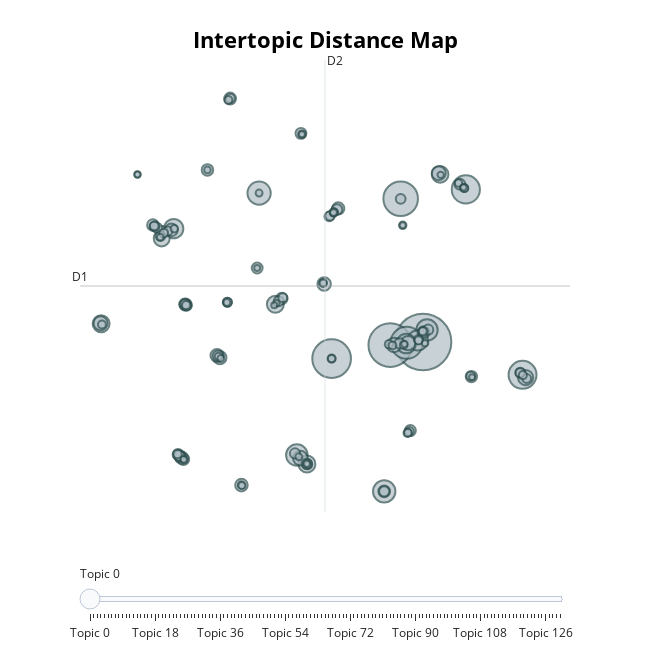

Notebook cell for this chart:
### Code cell
bertopic_model.visualize_topics()

### Figure 1 — Plotly figure (JSON) as saved in the notebook; plotly's stock layout.template omitted (floating-point values rounded to 4 significant figures; data arrays with more than 128 entries replaced by an {"elided": "..."} marker saying what was removed)
{"data": [{"customdata": {"elided": "131x3 mixed values"}, "hovertemplate": "<b>Topic %{customdata[0]}</b><br>%{customdata[1]}<br>Size: %{customdata[2]}", "legendgroup": "", "marker": {"color": "#B0BEC5", "line": {"color": "DarkSlateGrey", "width": 2}, "size": {"elided": "131 int values"}, "sizemode": "area", "sizeref": 0.5431, "symbol": "circle"}, "mode": "markers", "name": "", "orientation": "v", "showlegend": false, "type": "scatter", "x": {"elided": "131 float values"}, "xaxis": "x", "y": {"elided": "131 float values"}, "yaxis": "y"}], "layout": {"annotations": [{"showarrow": false, "text": "D1", "x": -10.82, "y": 5.261, "yshift": 10}, {"showarrow": false, "text": "D2", "x": 5.969, "xshift": 10, "y": 22.76}], "height": 650, "hoverlabel": {"bgcolor": "white", "font": {"family": "Rockwell", "size": 16}}, "legend": {"itemsizing": "constant", "tracegroupgap": 0}, "margin": {"t": 60}, "shapes": [{"line": {"color": "#CFD8DC", "width": 2}, "type": "line", "x0": 5.969, "x1": 5.969, "y0": -12.24, "y1": 22.76}, {"line": {"color": "#9E9E9E", "width": 2}, "type": "line", "x0": -10.82, "x1": 22.76, "y0": 5.261, "y1": 5.261}], "sliders": [{"active": 0, "pad": {"t": 50}, "steps": [{"args": [{"marker.color": {"elided": "1x131 str values"}}], "label": "Topic 0", "method": "update"}, {"args": [{"marker.color": {"elided": "1x131 str values"}}], "label": "Topic 1", "method": "update"}, {"args": [{"marker.color": {"elided": "1x131 str values"}}], "label": "Topic 2", "method": "update"}, {"args": [{"marker.color": {"elided": "1x131 str values"}}], "label": "Topic 3", "method": "update"}, {"args": [{"marker.color": {"elided": "1x131 str values"}}], "label": "Topic 4", "method": "update"}, {"args": [{"marker.color": {"elided": "1x131 str values"}}], "label": "Topic 5", "method": "update"}, {"args": [{"marker.color": {"elided": "1x131 str values"}}], "label": "Topic 6", "method": "update"}, {"args": [{"marker.color": {"elided": "1x131 str values"}}], "label": "Topic 7", "method": "update"}, {"args": [{"marker.color": {"elided": "1x131 str values"}}], "label": "Topic 8", "method": "update"}, {"args": [{"marker.color": {"elided": "1x131 str values"}}], "label": "Topic 9", "method": "update"}, {"args": [{"marker.color": {"elided": "1x131 str values"}}], "label": "Topic 10", "method": "update"}, {"args": [{"marker.color": {"elided": "1x131 str values"}}], "label": "Topic 11", "method": "update"}, {"args": [{"marker.color": {"elided": "1x131 str values"}}], "label": "Topic 12", "method": "update"}, {"args": [{"marker.color": {"elided": "1x131 str values"}}], "label": "Topic 13", "method": "update"}, {"args": [{"marker.color": {"elided": "1x131 str values"}}], "label": "Topic 14", "method": "update"}, {"args": [{"marker.color": {"elided": "1x131 str values"}}], "label": "Topic 15", "method": "update"}, {"args": [{"marker.color": {"elided": "1x131 str values"}}], "label": "Topic 16", "method": "update"}, {"args": [{"marker.color": {"elided": "1x131 str values"}}], "label": "Topic 17", "method": "update"}, {"args": [{"marker.color": {"elided": "1x131 str values"}}], "label": "Topic 18", "method": "update"}, {"args": [{"marker.color": {"elided": "1x131 str values"}}], "label": "Topic 19", "method": "update"}, {"args": [{"marker.color": {"elided": "1x131 str values"}}], "label": "Topic 20", "method": "update"}, {"args": [{"marker.color": {"elided": "1x131 str values"}}], "label": "Topic 21", "method": "update"}, {"args": [{"marker.color": {"elided": "1x131 str values"}}], "label": "Topic 22", "method": "update"}, {"args": [{"marker.color": {"elided": "1x131 str values"}}], "label": "Topic 23", "method": "update"}, {"args": [{"marker.color": {"elided": "1x131 str values"}}], "label": "Topic 24", "method": "update"}, {"args": [{"marker.color": {"elided": "1x131 str values"}}], "label": "Topic 25", "method": "update"}, {"args": [{"marker.color": {"elided": "1x131 str values"}}], "label": "Topic 26", "method": "update"}, {"args": [{"marker.color": {"elided": "1x131 str values"}}], "label": "Topic 27", "method": "update"}, {"args": [{"marker.color": {"elided": "1x131 str values"}}], "label": "Topic 28", "method": "update"}, {"args": [{"marker.color": {"elided": "1x131 str values"}}], "label": "Topic 29", "method": "update"}, {"args": [{"marker.color": {"elided": "1x131 str values"}}], "label": "Topic 30", "method": "update"}, {"args": [{"marker.color": {"elided": "1x131 str values"}}], "label": "Topic 31", "method": "update"}, {"args": [{"marker.color": {"elided": "1x131 str values"}}], "label": "Topic 32", "method": "update"}, {"args": [{"marker.color": {"elided": "1x131 str values"}}], "label": "Topic 33", "method": "update"}, {"args": [{"marker.color": {"elided": "1x131 str values"}}], "label": "Topic 34", "method": "update"}, {"args": [{"marker.color": {"elided": "1x131 str values"}}], "label": "Topic 35", "method": "update"}, {"args": [{"marker.color": {"elided": "1x131 str values"}}], "label": "Topic 36", "method": "update"}, {"args": [{"marker.color": {"elided": "1x131 str values"}}], "label": "Topic 37", "method": "update"}, {"args": [{"marker.color": {"elided": "1x131 str values"}}], "label": "Topic 38", "method": "update"}, {"args": [{"marker.color": {"elided": "1x131 str values"}}], "label": "Topic 39", "method": "update"}, {"args": [{"marker.color": {"elided": "1x131 str values"}}], "label": "Topic 40", "method": "update"}, {"args": [{"marker.color": {"elided": "1x131 str values"}}], "label": "Topic 41", "method": "update"}, {"args": [{"marker.color": {"elided": "1x131 str values"}}], "label": "Topic 42", "method": "update"}, {"args": [{"marker.color": {"elided": "1x131 str values"}}], "label": "Topic 43", "method": "update"}, {"args": [{"marker.color": {"elided": "1x131 str values"}}], "label": "Topic 44", "method": "update"}, {"args": [{"marker.color": {"elided": "1x131 str values"}}], "label": "Topic 45", "method": "update"}, {"args": [{"marker.color": {"elided": "1x131 str values"}}], "label": "Topic 46", "method": "update"}, {"args": [{"marker.color": {"elided": "1x131 str values"}}], "label": "Topic 47", "method": "update"}, {"args": [{"marker.color": {"elided": "1x131 str values"}}], "label": "Topic 48", "method": "update"}, {"args": [{"marker.color": {"elided": "1x131 str values"}}], "label": "Topic 49", "method": "update"}, {"args": [{"marker.color": {"elided": "1x131 str values"}}], "label": "Topic 50", "method": "update"}, {"args": [{"marker.color": {"elided": "1x131 str values"}}], "label": "Topic 51", "method": "update"}, {"args": [{"marker.color": {"elided": "1x131 str values"}}], "label": "Topic 52", "method": "update"}, {"args": [{"marker.color": {"elided": "1x131 str values"}}], "label": "Topic 53", "method": "update"}, {"args": [{"marker.color": {"elided": "1x131 str values"}}], "label": "Topic 54", "method": "update"}, {"args": [{"marker.color": {"elided": "1x131 str values"}}], "label": "Topic 55", "method": "update"}, {"args": [{"marker.color": {"elided": "1x131 str values"}}], "label": "Topic 56", "method": "update"}, {"args": [{"marker.color": {"elided": "1x131 str values"}}], "label": "Topic 57", "method": "update"}, {"args": [{"marker.color": {"elided": "1x131 str values"}}], "label": "Topic 58", "method": "update"}, {"args": [{"marker.color": {"elided": "1x131 str values"}}], "label": "Topic 59", "method": "update"}, {"args": [{"marker.color": {"elided": "1x131 str values"}}], "label": "Topic 60", "method": "update"}, {"args": [{"marker.color": {"elided": "1x131 str values"}}], "label": "Topic 61", "method": "update"}, {"args": [{"marker.color": {"elided": "1x131 str values"}}], "label": "Topic 62", "method": "update"}, {"args": [{"marker.color": {"elided": "1x131 str values"}}], "label": "Topic 63", "method": "update"}, {"args": [{"marker.color": {"elided": "1x131 str values"}}], "label": "Topic 64", "method": "update"}, {"args": [{"marker.color": {"elided": "1x131 str values"}}], "label": "Topic 65", "method": "update"}, {"args": [{"marker.color": {"elided": "1x131 str values"}}], "label": "Topic 66", "method": "update"}, {"args": [{"marker.color": {"elided": "1x131 str values"}}], "label": "Topic 67", "method": "update"}, {"args": [{"marker.color": {"elided": "1x131 str values"}}], "label": "Topic 68", "method": "update"}, {"args": [{"marker.color": {"elided": "1x131 str values"}}], "label": "Topic 69", "method": "update"}, {"args": [{"marker.color": {"elided": "1x131 str values"}}], "label": "Topic 70", "method": "update"}, {"args": [{"marker.color": {"elided": "1x131 str values"}}], "label": "Topic 71", "method": "update"}, {"args": [{"marker.color": {"elided": "1x131 str values"}}], "label": "Topic 72", "method": "update"}, {"args": [{"marker.color": {"elided": "1x131 str values"}}], "label": "Topic 73", "method": "update"}, {"args": [{"marker.color": {"elided": "1x131 str values"}}], "label": "Topic 74", "method": "update"}, {"args": [{"marker.color": {"elided": "1x131 str values"}}], "label": "Topic 75", "method": "update"}, {"args": [{"marker.color": {"elided": "1x131 str values"}}], "label": "Topic 76", "method": "update"}, {"args": [{"marker.color": {"elided": "1x131 str values"}}], "label": "Topic 77", "method": "update"}, {"args": [{"marker.color": {"elided": "1x131 str values"}}], "label": "Topic 78", "method": "update"}, {"args": [{"marker.color": {"elided": "1x131 str values"}}], "label": "Topic 79", "method": "update"}, {"args": [{"marker.color": {"elided": "1x131 str values"}}], "label": "Topic 80", "method": "update"}, {"args": [{"marker.color": {"elided": "1x131 str values"}}], "label": "Topic 81", "method": "update"}, {"args": [{"marker.color": {"elided": "1x131 str values"}}], "label": "Topic 82", "method": "update"}, {"args": [{"marker.color": {"elided": "1x131 str values"}}], "label": "Topic 83", "method": "update"}, {"args": [{"marker.color": {"elided": "1x131 str values"}}], "label": "Topic 84", "method": "update"}, {"args": [{"marker.color": {"elided": "1x131 str values"}}], "label": "Topic 85", "method": "update"}, {"args": [{"marker.color": {"elided": "1x131 str values"}}], "label": "Topic 86", "method": "update"}, {"args": [{"marker.color": {"elided": "1x131 str values"}}], "label": "Topic 87", "method": "update"}, {"args": [{"marker.color": {"elided": "1x131 str values"}}], "label": "Topic 88", "method": "update"}, {"args": [{"marker.color": {"elided": "1x131 str values"}}], "label": "Topic 89", "method": "update"}, {"args": [{"marker.color": {"elided": "1x131 str values"}}], "label": "Topic 90", "method": "update"}, {"args": [{"marker.color": {"elided": "1x131 str values"}}], "label": "Topic 91", "method": "update"}, {"args": [{"marker.color": {"elided": "1x131 str values"}}], "label": "Topic 92", "method": "update"}, {"args": [{"marker.color": {"elided": "1x131 str values"}}], "label": "Topic 93", "method": "update"}, {"args": [{"marker.color": {"elided": "1x131 str values"}}], "label": "Topic 94", "method": "update"}, {"args": [{"marker.color": {"elided": "1x131 str values"}}], "label": "Topic 95", "method": "update"}, {"args": [{"marker.color": {"elided": "1x131 str values"}}], "label": "Topic 96", "method": "update"}, {"args": [{"marker.color": {"elided": "1x131 str values"}}], "label": "Topic 97", "method": "update"}, {"args": [{"marker.color": {"elided": "1x131 str values"}}], "label": "Topic 98", "method": "update"}, {"args": [{"marker.color": {"elided": "1x131 str values"}}], "label": "Topic 99", "method": "update"}, {"args": [{"marker.color": {"elided": "1x131 str values"}}], "label": "Topic 100", "method": "update"}, {"args": [{"marker.color": {"elided": "1x131 str values"}}], "label": "Topic 101", "method": "update"}, {"args": [{"marker.color": {"elided": "1x131 str values"}}], "label": "Topic 102", "method": "update"}, {"args": [{"marker.color": {"elided": "1x131 str values"}}], "label": "Topic 103", "method": "update"}, {"args": [{"marker.color": {"elided": "1x131 str values"}}], "label": "Topic 104", "method": "update"}, {"args": [{"marker.color": {"elided": "1x131 str values"}}], "label": "Topic 105", "method": "update"}, {"args": [{"marker.color": {"elided": "1x131 str values"}}], "label": "Topic 106", "method": "update"}, {"args": [{"marker.color": {"elided": "1x131 str values"}}], "label": "Topic 107", "method": "update"}, {"args": [{"marker.color": {"elided": "1x131 str values"}}], "label": "Topic 108", "method": "update"}, {"args": [{"marker.color": {"elided": "1x131 str values"}}], "label": "Topic 109", "method": "update"}, {"args": [{"marker.color": {"elided": "1x131 str values"}}], "label": "Topic 110", "method": "update"}, {"args": [{"marker.color": {"elided": "1x131 str values"}}], "label": "Topic 111", "method": "update"}, {"args": [{"marker.color": {"elided": "1x131 str values"}}], "label": "Topic 112", "method": "update"}, {"args": [{"marker.color": {"elided": "1x131 str values"}}], "label": "Topic 113", "method": "update"}, {"args": [{"marker.color": {"elided": "1x131 str values"}}], "label": "Topic 114", "method": "update"}, {"args": [{"marker.color": {"elided": "1x131 str values"}}], "label": "Topic 115", "method": "update"}, {"args": [{"marker.color": {"elided": "1x131 str values"}}], "label": "Topic 116", "method": "update"}, {"args": [{"marker.color": {"elided": "1x131 str values"}}], "label": "Topic 117", "method": "update"}, {"args": [{"marker.color": {"elided": "1x131 str values"}}], "label": "Topic 118", "method": "update"}, {"args": [{"marker.color": {"elided": "1x131 str values"}}], "label": "Topic 119", "method": "update"}, {"args": [{"marker.color": {"elided": "1x131 str values"}}], "label": "Topic 120", "method": "update"}, {"args": [{"marker.color": {"elided": "1x131 str values"}}], "label": "Topic 121", "method": "update"}, {"args": [{"marker.color": {"elided": "1x131 str values"}}], "label": "Topic 122", "method": "update"}, {"args": [{"marker.color": {"elided": "1x131 str values"}}], "label": "Topic 123", "method": "update"}, {"args": [{"marker.color": {"elided": "1x131 str values"}}], "label": "Topic 124", "method": "update"}, {"args": [{"marker.color": {"elided": "1x131 str values"}}], "label": "Topic 125", "method": "update"}, {"args": [{"marker.color": {"elided": "1x131 str values"}}], "label": "Topic 126", "method": "update"}, {"args": [{"marker.color": {"elided": "1x131 str values"}}], "label": "Topic 127", "method": "update"}, {"args": [{"marker.color": {"elided": "1x131 str values"}}], "label": "Topic 128", "method": "update"}, {"args": [{"marker.color": {"elided": "1x131 str values"}}], "label": "Topic 129", "method": "update"}, {"args": [{"marker.color": {"elided": "1x131 str values"}}], "label": "Topic 130", "method": "update"}]}], "title": {"font": {"color": "Black", "size": 22}, "text": "<b>Intertopic Distance Map</b>", "x": 0.5, "xanchor": "center", "y": 0.95, "yanchor": "top"}, "width": 650, "xaxis": {"anchor": "y", "domain": [0, 1], "range": [-10.82, 22.76], "title": {"text": ""}, "visible": false}, "yaxis": {"anchor": "x", "domain": [0, 1], "range": [-12.24, 22.76], "title": {"text": ""}, "visible": false}}}
